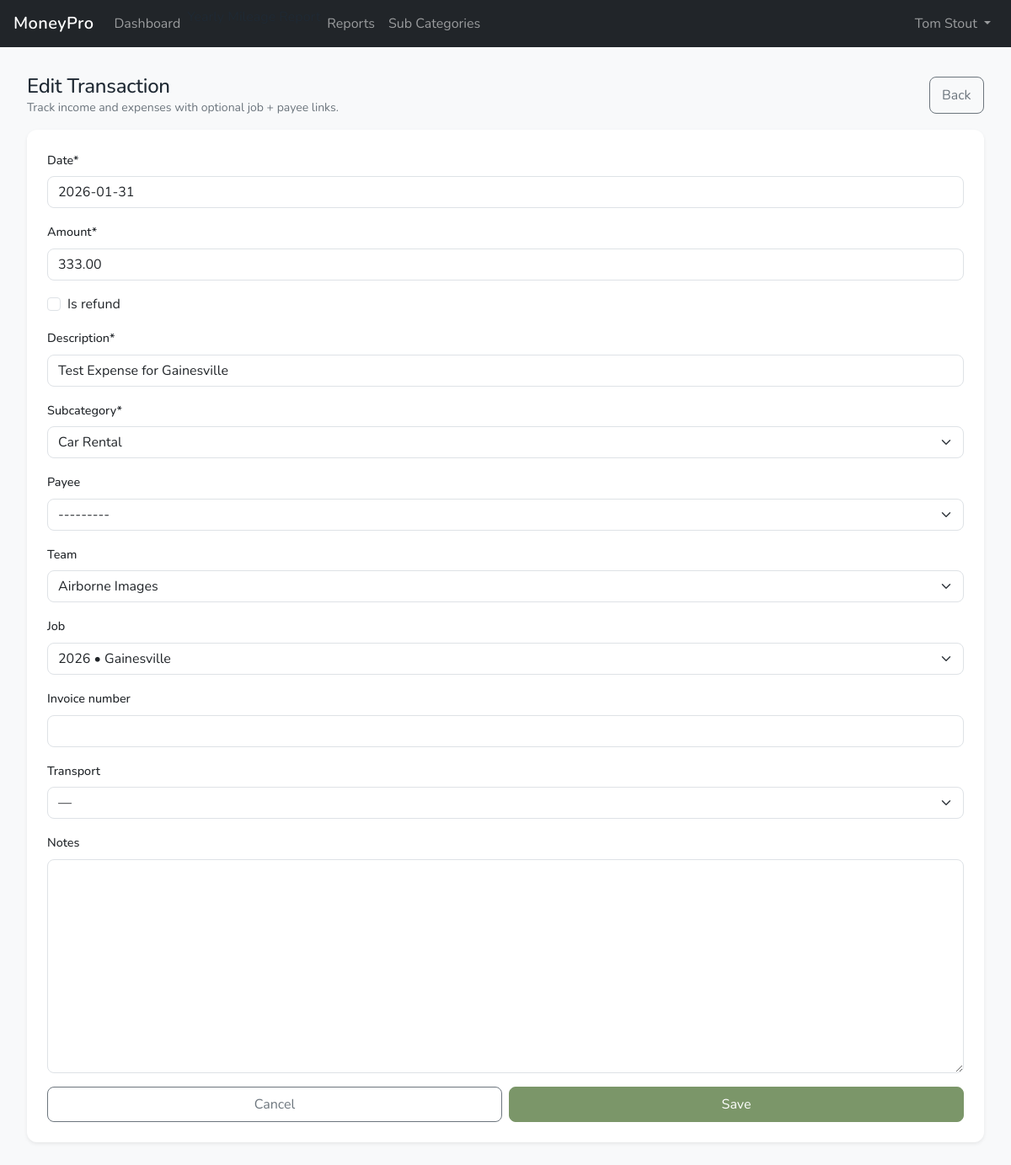
/transactions/1511/edit/ (signed in), run on the app's committed database.
### ledger/models.py (models this page shows, shortened)
class Transaction(BusinessOwnedModelMixin):
    TRANSPORT_CHOICES = [
        ("", "—"),
        ("personal_vehicle", "Personal vehicle"),
        ("rental_car", "Rental car"),
        ("business_vehicle", "Business vehicle"),
    ]
    class TransactionType(models.TextChoices):
        INCOME = "income", "Income"
        EXPENSE = "expense", "Expense"
    date              = models.DateField(default=timezone.now)
    amount            = models.DecimalField(max_digits=12, decimal_places=2, default=Decimal("0.00"))
    description       = models.CharField(max_length=255)
    subcategory       = models.ForeignKey(SubCategory, on_delete=models.PROTECT, related_name="transactions")
    category          = models.ForeignKey(Category, on_delete=models.PROTECT, related_name="transactions", editable=False)
    trans_type        = models.CharField(max_length=10, choices=TransactionType.choices, editable=False)
    is_refund         = models.BooleanField(default=False)
    payee             = models.ForeignKey(Payee, on_delete=models.PROTECT, related_name="transactions", null=True, blank=True)
    team              = models.ForeignKey(Team, on_delete=models.PROTECT, related_name="transactions", null=True, blank=True)
    job               = models.ForeignKey(Job, on_delete=models.PROTECT, related_name="transactions", null=True, blank=True)
    invoice_number    = models.CharField(max_length=25, blank=True)
    transport_type    = models.CharField(max_length=20, choices=TRANSPORT_CHOICES, blank=True, default="")
    vehicle           = models.ForeignKey("vehicles.Vehicle", on_delete=models.PROTECT, related_name="transactions", null=True, blank=True,)
    notes             = models.TextField(blank=True)
    created_at        = models.DateTimeField(auto_now_add=True)
    updated_at        = models.DateTimeField(auto_now=True)
    class Meta:
        ordering = ["-date", "-id"]

### ledger/views.py (the view, shortened to what this page needs)
# urls.py: path("transactions/<int:pk>/edit/", TransactionUpdateView.as_view(), name="transaction_update"),
class TransactionUpdateView(LoginRequiredMixin, UpdateView):
    model = Transaction
    form_class = TransactionForm
    template_name = "ledger/transactions/transaction_form.html"
    success_url = reverse_lazy("ledger:transaction_list")
    def get_queryset(self):
        return Transaction.objects.filter(business=self.request.business)
    def get_form_kwargs(self):
        kwargs = super().get_form_kwargs()
        kwargs["business"] = self.request.business
        return kwargs

### ledger/models.py (called while the page is built)
    def __str__(self) -> str:
        return f"{self.name}"

    def __str__(self) -> str:
        return self.display_name

    def __str__(self) -> str:
        return f"{self.year} • {self.title}"

    def __str__(self) -> str:
        return self.name

### ledger/templates/ledger/transactions/transaction_form.html (shortened to what this page needs)
{% extends "index.html" %}
{% load crispy_forms_tags %}
{% block content %}
<div class="container-fluid px-2 px-md-3 py-3">
  <div class="d-flex justify-content-between align-items-center mb-3">
    <div>
      <h1 class="h4 mb-0">{% if object %}Edit Transaction{% else %}Add Transaction{% endif %}</h1>
      <div class="text-muted small">Track income and expenses with optional job + payee links.</div>
    </div>
    <a class="btn btn-outline-secondary" href="{% url 'ledger:transaction_list' %}">Back</a>
  </div>
  <div class="card shadow-sm">
    <div class="card-body p-3 p-md-4">
      <form method="post" novalidate>
        {{ form|crispy }}
        <div class="d-grid d-sm-flex gap-2 justify-content-sm-end mt-3">
          <a class="btn btn-outline-secondary w-100 w-sm-auto py-2"
            href="{% url 'ledger:transaction_list' %}">Cancel</a>
          <button type="submit" class="btn btn-primary w-100 w-sm-auto py-2">Save</button>
        </div>
      </form>
    </div>
  </div>
</div>
{% endblock %}

### templates/partials/navbar.html (shortened to what this page needs)
{% load static %}
<nav class="navbar navbar-expand-lg navbar-dark bg-dark">
  <div class="container-fluid px-2 px-md-3">
    <a class="navbar-brand fw-semibold" href="/">MoneyPro</a>
    <div class="collapse navbar-collapse" id="mainNavbar">
      <ul class="navbar-nav me-auto mb-2 mb-lg-0">
        {% if user.is_authenticated %}
          {% with current_url_name=request.resolver_match.url_name current_ns=request.resolver_match.namespace %}
            <li class="nav-item">
              <a class="nav-link {% if current_ns == 'dashboard' and current_url_name == 'home' %}active{% endif %}"
                 href="{% url 'dashboard:home' %}">
                Dashboard
              </a>
            </li>
          {% endwith %}
        {% endif %}
        <li>
          <a class="dropdown-item" href="{% url 'vehicles:yearly_mileage_report' %}">Yearly Mileage Report</a>
        </li>
        <li>
          <a class="nav-link" href="{% url 'reports:home' %}">Reports</a>
        </li>
                <li>
          <a class="nav-link" href="{% url 'ledger:subcategory_list' %}">Sub Categories</a>
        </li>
      </ul>
      <ul class="navbar-nav ms-auto mb-2 mb-lg-0">
        {% if user.is_authenticated %}
          <li class="nav-item dropdown">
            <a class="nav-link dropdown-toggle" href="#"
               id="userMenu" role="button"
               data-bs-toggle="dropdown" aria-expanded="false">
              {{ user.get_full_name|default:user.email|default:user.get_username }}
            </a>
          </li>
        {% else %}
          <li class="nav-item">
            <a class="nav-link" href="{% url 'account_login' %}">Sign in</a>
          </li>
        {% endif %}
      </ul>
    </div>
  </div>
</nav>

### static/css/main.css (style rules this page uses)
:root { --color-primary: #7B9669; --color-secondary: #2C4C5C; --color-success: #3C9EA4; --color-danger: #D6794D; --color-warning: #DDB05E; --color-info: #BAC8B1; --color-bg: #f8f9fa; --color-surface: #ffffff; --color-text: #1f2933; --color-muted: #6c757d; --radius-sm: 0.375rem; --radius-md: 0.5rem; --radius-lg: 0.75rem; --shadow-sm: 0 1px 2px rgba(0,0,0,.05); --shadow-md: 0 4px 10px rgba(0,0,0,.08); }
body { font-family: "Nunito", -apple-system, BlinkMacSystemFont, "Segoe UI", Roboto, Helvetica, Arial, sans-serif; font-optical-sizing: auto; font-weight: 400; font-style: normal; background-color: var(--color-bg); color: var(--color-text); -webkit-font-smoothing: antialiased; -moz-osx-font-smoothing: grayscale; }
h1, h2, h3, h4, h5, h6 { font-weight: 600; letter-spacing: -0.01em; color: var(--color-text); }
h1 { font-size: 1.5rem; }
a { color: var(--color-primary); text-decoration: none; }
.btn-primary { --bs-btn-bg: var(--color-primary); --bs-btn-border-color: var(--color-primary); --bs-btn-hover-bg: color-mix(in srgb, var(--color-primary), #000 10%); --bs-btn-hover-border-color: color-mix(in srgb, var(--color-primary), #000 10%); }
.btn { padding: 0.55rem 0.9rem; border-radius: var(--radius-md); }
.card { border-radius: var(--radius-lg); border: none; box-shadow: var(--shadow-sm); }
.form-control, .form-select { border-radius: var(--radius-md); }
.form-label { font-weight: 500; font-size: 0.9rem; }
.navbar-brand { font-weight: 700; letter-spacing: 0.02em; }
.text-muted { color: var(--color-muted) !important; }
@media (min-width: 768px) { h1 { font-size: 1.75rem; } }

### data on the page
Transaction: date "2026-01-31", amount "333.00", description "Test Expense for Gainesville", subcategory "Car Rental", payee "---------", team "Airborne Images", job "2026 • Gainesville"

### other printed values
{{ user.get_full_name|default:user.email|default:user.get_username }} "Tom Stout"
